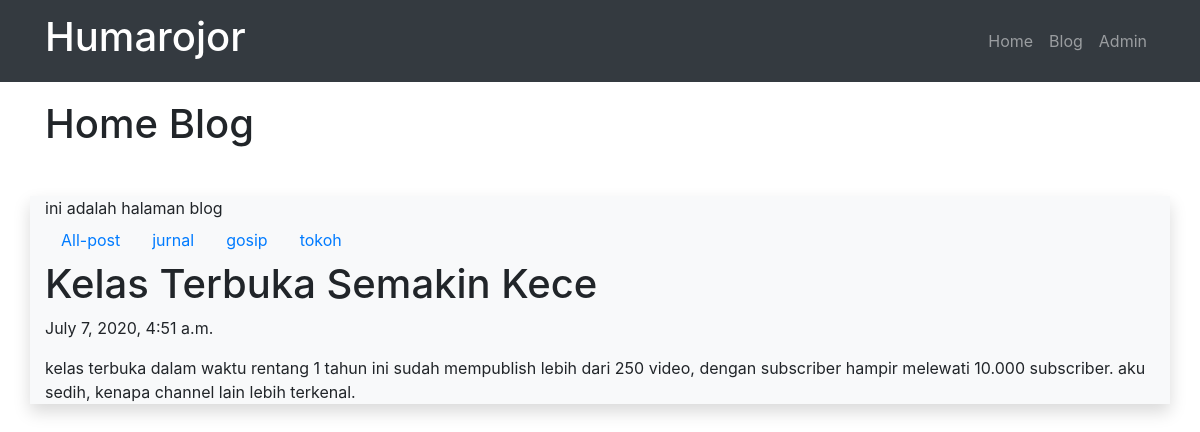
Page /blog/post/kelas-terbuka-semakin-kece/ on the committed database.
### blog/models.py (models this page shows, shortened)
class Post(models.Model):
	judul		= models.CharField(max_length=255)
	body		= models.TextField()
	category	= models.CharField(max_length=255)
	publish		= models.DateTimeField(auto_now_add = True)
	update		= models.DateTimeField(auto_now = True)
	slug		= models.SlugField(blank=True, editable = False)

### blog/views.py (the view)
# urls.py: path('post/<slug:slugInput>/', views.detailPost, name='detail'),
def detailPost(request,slugInput):
	posts = Post.objects.get(slug=slugInput);
	categories = Post.objects.values('category').distinct();
	context = {
		'Judul':'Home Blog',
		'Content':'ini adalah halaman blog',
		'Categories':categories,
		'Posts':posts,
	}
	return render(request,'blog/detail.html',context)

### blog/templates/blog/detail.html (shortened to what this page needs)
{% extends "base.html" %}
{% block pageTitle %}
	{{Judul}}
{% endblock pageTitle %}
{% block contents %}
	{{Content}}
	<ul class="nav">
		<li class="nav-item">
			<a class = "nav-link" href="/blog" title="">
				All-post
			</a>
		</li>
	{% for dataCategory in Categories %}
		<li class="nav-item">
			<a class = "nav-link" href="/blog/category/{{dataCategory.category}}" title="">
				{{dataCategory.category}}
			</a>
		</li>
	{% endfor %}
	</ul>
	<h1>{{Posts.judul}}</h1>
	<p>{{Posts.publish}}</p>
	<p>{{Posts.body}}</p>
{% endblock contents %}

### rows in the picture
Post: judul "Kelas Terbuka Semakin Kece", publish "July 7, 2020, 4:51 a.m.", body "kelas terbuka dalam waktu rentang 1 tahun ini sudah mempublish lebih dari 250 video, dengan subscriber hampir melewati 10.000 subscriber. aku sedih, kenapa channel lain lebih terkenal."

### other values in the picture
{{ Judul }} "Home Blog"
{{ Content }} "ini adalah halaman blog"
{{ dataCategory.category }} "jurnal" "gosip" "tokoh"
